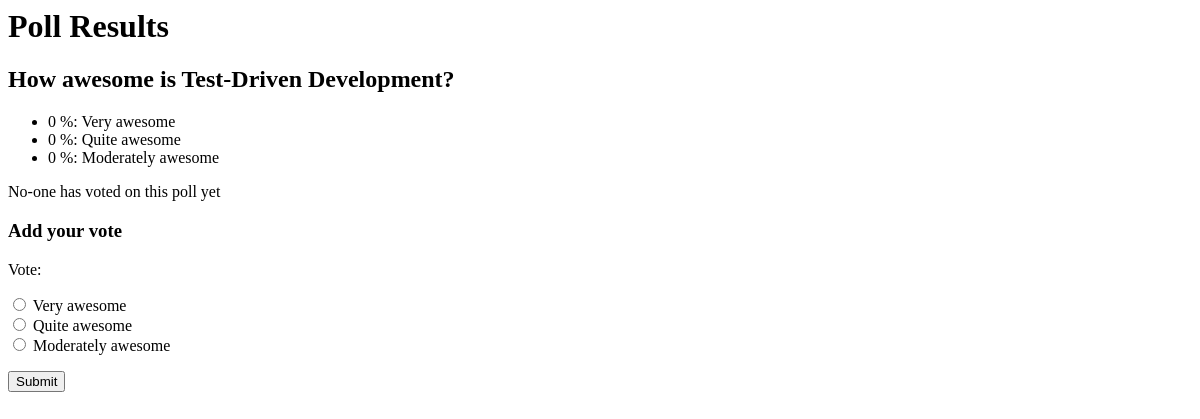
Page /poll/1/ on the earlier database version.
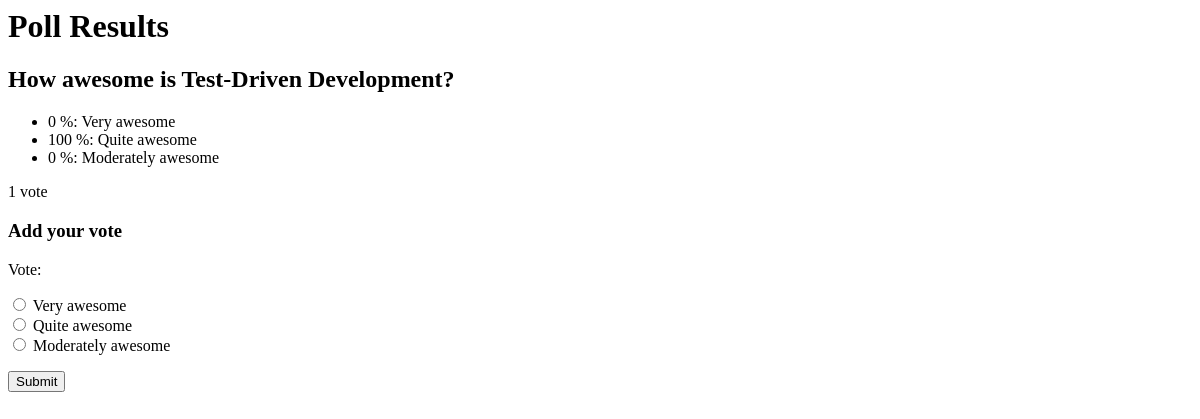
Same page on the later database version.
### polls/models.py (models this page shows, shortened)
class Choice(models.Model):
    poll = models.ForeignKey(Poll)
    choice = models.CharField(max_length=200)
    votes = models.IntegerField(default=0)
    def percentage(self):
        try:
            return 100.0 * self.votes / self.poll.total_votes()
        except ZeroDivisionError:
            return 0

class Poll(models.Model):
    question = models.CharField(max_length=200)
    pub_date = models.DateTimeField(verbose_name='Date published')
    def total_votes(self):
        return sum(c.votes for c in self.choice_set.all())

### polls/views.py (the view)
# urls.py: url(r'^poll/(\d+)/$', 'polls.views.poll'),
def poll(request, poll_id):
    if request.method == 'POST':
        choice = Choice.objects.get(id=request.POST['vote'])
        choice.votes += 1
        choice.save()
        return HttpResponseRedirect(reverse('polls.views.poll', args=[poll_id,]))
    poll = Poll.objects.get(pk=poll_id)
    form = PollVoteForm(poll=poll)
    return render(request, 'poll.html', {'poll' : poll, 'form': form})

### polls/forms.py
class PollVoteForm(forms.Form):
    vote = forms.ChoiceField(widget=forms.RadioSelect())
    def __init__(self, poll):
        forms.Form.__init__(self)
        self.fields['vote'].choices = [(c.id, c.choice) for c in poll.choice_set.all()]

### polls/templates/poll.html (shortened to what this page needs)
<html>
    <body>
        <h1>Poll Results</h1>
        <h2>{{poll.question}}</h2>
        <ul>
        	{% for choice in poll.choice_set.all %}
        	<li>{{ choice.percentage|floatformat:0 }} %: {{ choice.choice }}</li>
        	{% endfor %}
        </ul>
        {% if poll.total_votes != 0 %}
        <p>{{ poll.total_votes }} vote{{ poll.total_votes|pluralize }}</p>
        {% else %}
        <p>No-one has voted on this poll yet</p>
        {% endif %}
        <h3>Add your vote</h3>
        <form action="" method="POST">
        	{{ form.as_p }}
        	<input type="submit" />
    	</form>
    </body>
</html>

Differences in the rows shown:
changed through a linked row, Poll "How awesome is Test-Driven Development?": total_votes (not shown) → "1"
changed Choice "Quite awesome": percentage "0" → "100"; votes 0 → 1 (drawn)
Other differences:
text no longer shown: "No-one has voted on this poll yet"
text now shown: "vote"
